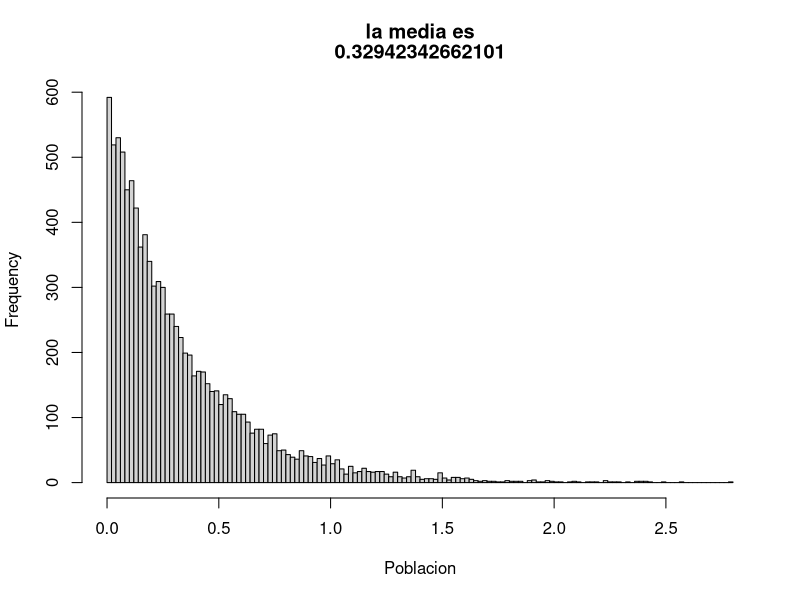
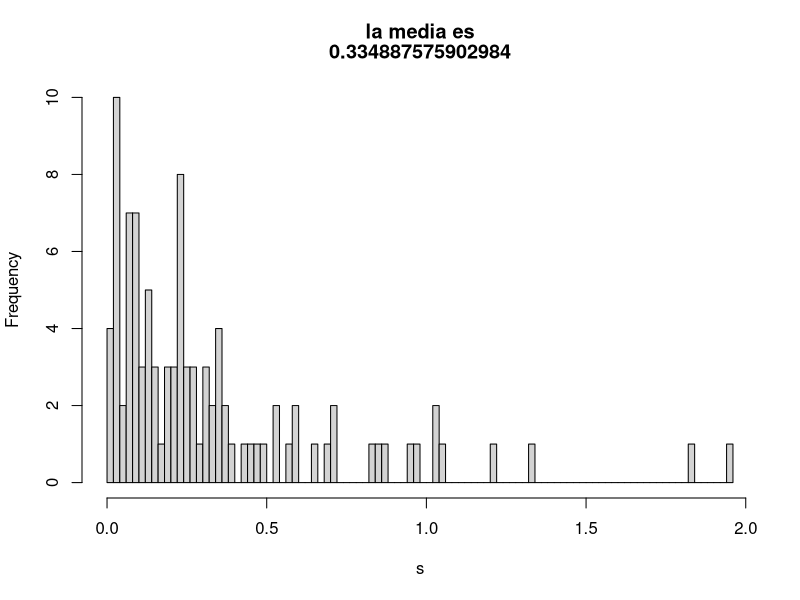
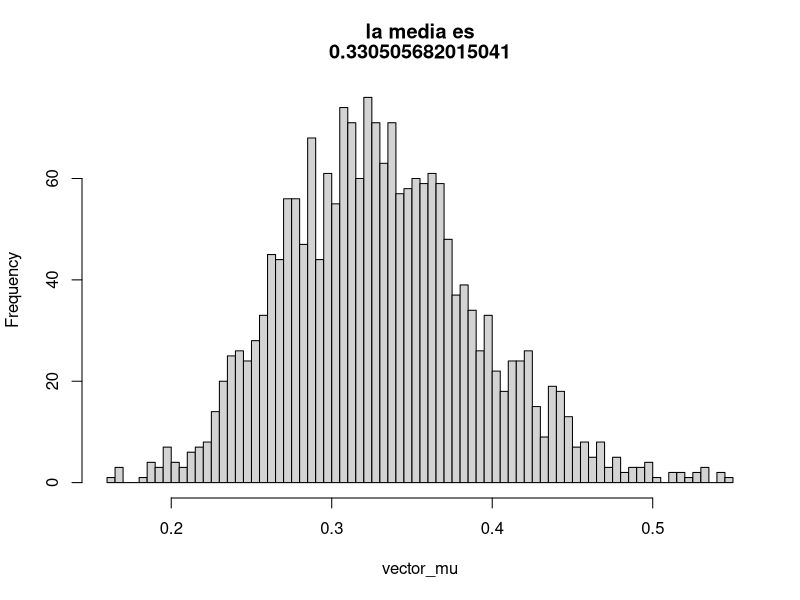

Here is the R script that generated these plots, in order:
## ---- chunk 1

Poblacion=rexp(10000,3)
hist(Poblacion,breaks =100,main= c("la media es",mean(Poblacion)))

Muestra=100
s=sample(Poblacion,Muestra,replace = F)
hist(s,breaks =100,main= c("la media es",mean(s)))

vector_mu=NULL
B=2000
for (i in 1:B){
  x=sample(Poblacion,30,replace=F)
  vector_mu[i]=mean(x)
}
hist(vector_mu,breaks =100,main= c("la media es",mean(vector_mu)))

